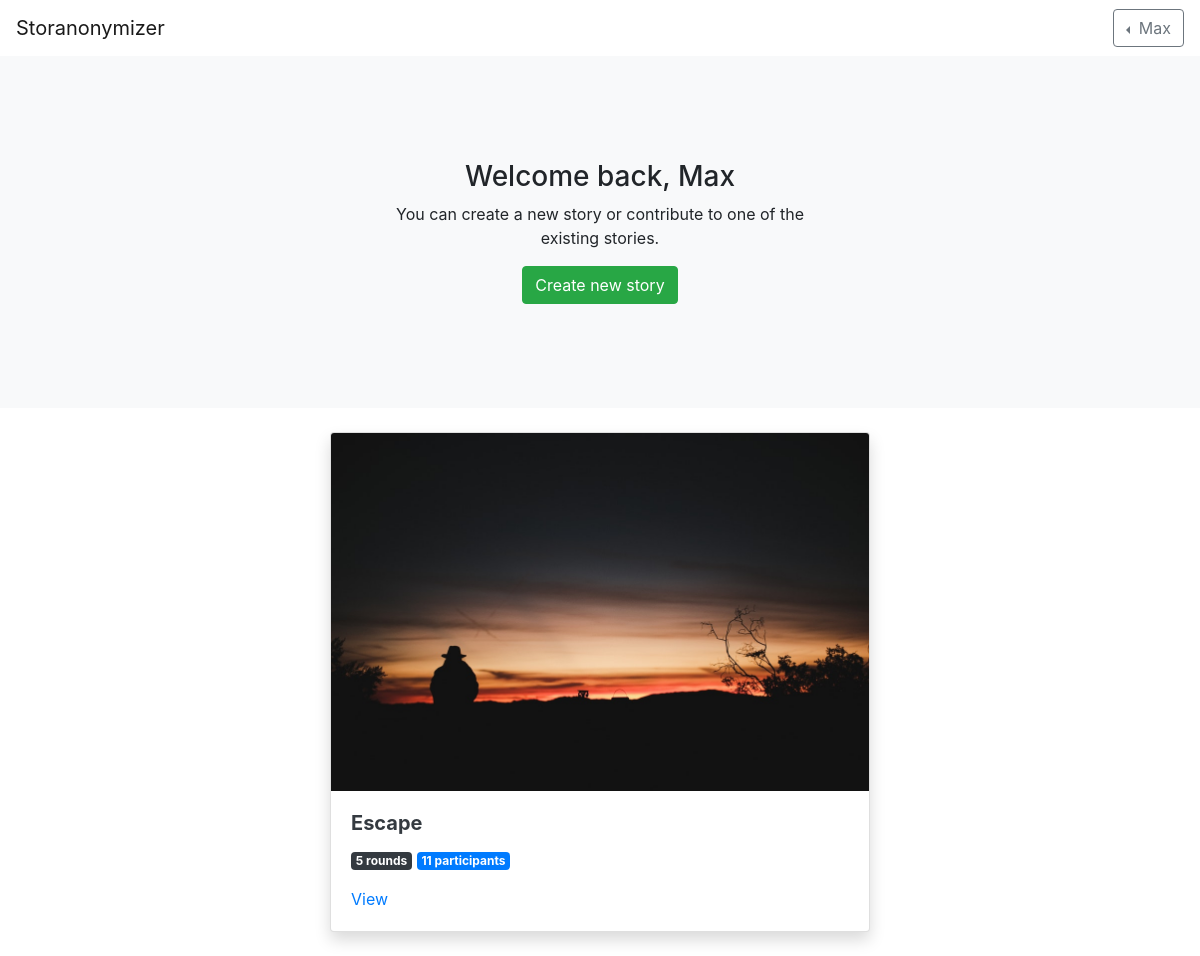
Screenshot of / (signed in) with the database file from the repository.
### storanonymizer/models.py (models this page shows, shortened)
class User(db.Model):
    id = db.Column(db.Integer, primary_key=True)
    name = db.Column(db.String(80), unique=True)
    password_hash = db.Column(db.String(1024))
    stories = db.relationship("Story", backref="user", lazy="select")
    contributions = db.relationship("Contribution", backref="author", lazy="select")
    votes = db.relationship("Vote", backref="user", lazy="select")

class Story(db.Model):
    id = db.Column(db.Integer, primary_key=True)
    code = db.Column(db.String(), unique=True)
    name = db.Column(db.String())
    user_id = db.Column(db.Integer, db.ForeignKey("user.id"))
    rounds = db.relationship("Round", backref="story", lazy="select")

### storanonymizer/views.py (the view)
@app.route("/")
def index():
    stories = models.Story.query.all()
    stories.reverse()
    for s in stories:
        contributors = []
        for r in s.rounds:
            for c in r.contributions:
                if c.author_id not in contributors:
                    contributors.append(c.author_id)
        s.contributors = contributors
    return render_template("home.html", stories=stories)

### storanonymizer/auth.py (called while the page is built)
@lm.user_loader
def load_user(user_id):
    return models.User.query.get(int(user_id))

### storanonymizer/templates/home.html (shortened to what this page needs)
{% extends "base.html" %}
{% block content %}
{% if current_user.is_authenticated %}
<div class="position-relative overflow-hidden p-3 p-md-5 text-center bg-light">
	<div class="col-md-6 p-lg-5 mx-auto my-2">
		<h3>Welcome back, {{ current_user.name }}</h3>
		<p class="font-weight-normal">You can create a new story or contribute to one of the existing stories.</p>
		<a class="btn btn-success" href="{{ url_for('new_story') }}">Create new story</a>
	</div>
</div>
{% endif %}
<div class="container mt-4">
	<div class="row justify-content-center">
		{% for s in stories %}
		<div class="col-12 col-md-6 mb-4">
			<div class="card shadow">
				<a href="{{ url_for('story', story_code=s.code) }}"><img class="card-img-top" src="{{ url_for('static', filename=s.name + '.jpeg') }}"></a>
				<div class="card-body">
					<h5 class="card-title"><a class="text-dark font-weight-bold" href="{{ url_for('story', story_code=s.code) }}">{{ s.name }}</a></h5>
					<p class="card-text"><span class="badge badge-dark">{{ s.rounds|length }} rounds</span> <span class="badge badge-primary">{{ s.contributors|length }} participants</span></p>
					<a href="{{ url_for('story', story_code=s.code) }}" class="card-link">View</a>
				</div>
			</div>
		</div>
		{% endfor %}
	</div>
</div>
{% endblock %}

### storanonymizer/templates/base.html (shortened to what this page needs)
<!doctype html>
<html lang="en">
	<head>
		<link rel="stylesheet" href="https://stackpath.bootstrapcdn.com/bootstrap/4.2.1/css/bootstrap.min.css">
	</head>
	<body>
		<nav class="navbar navbar-light bg-white shadow-sm">
			<a href="{{ url_for('index') }}" class="navbar-brand">Storanonymizer</a>
			<div class="dropdown dropleft">
				{% if current_user.is_authenticated %}
				<button class="btn btn-outline-secondary dropdown-toggle" type="button" id="userMenu" data-toggle="dropdown" aria-haspopup="true" aria-expanded="false">
					{{ current_user.name }}
				</button>
				{% else %}
				<div>
					<a class="btn btn-outline-dark" href="{{ url_for('register') }}">Sign up</a>
					<a class="btn btn-primary" href="{{ url_for('login') }}">Login</a>
				</div>
				{% endif %}
			</div>
		</nav>
		{% block content %}{% endblock %}
	</body>
</html>

### rows the page displays
User: name "Max"
Story: name (picture), name "Escape", rounds|length "5", contributors|length "11"
